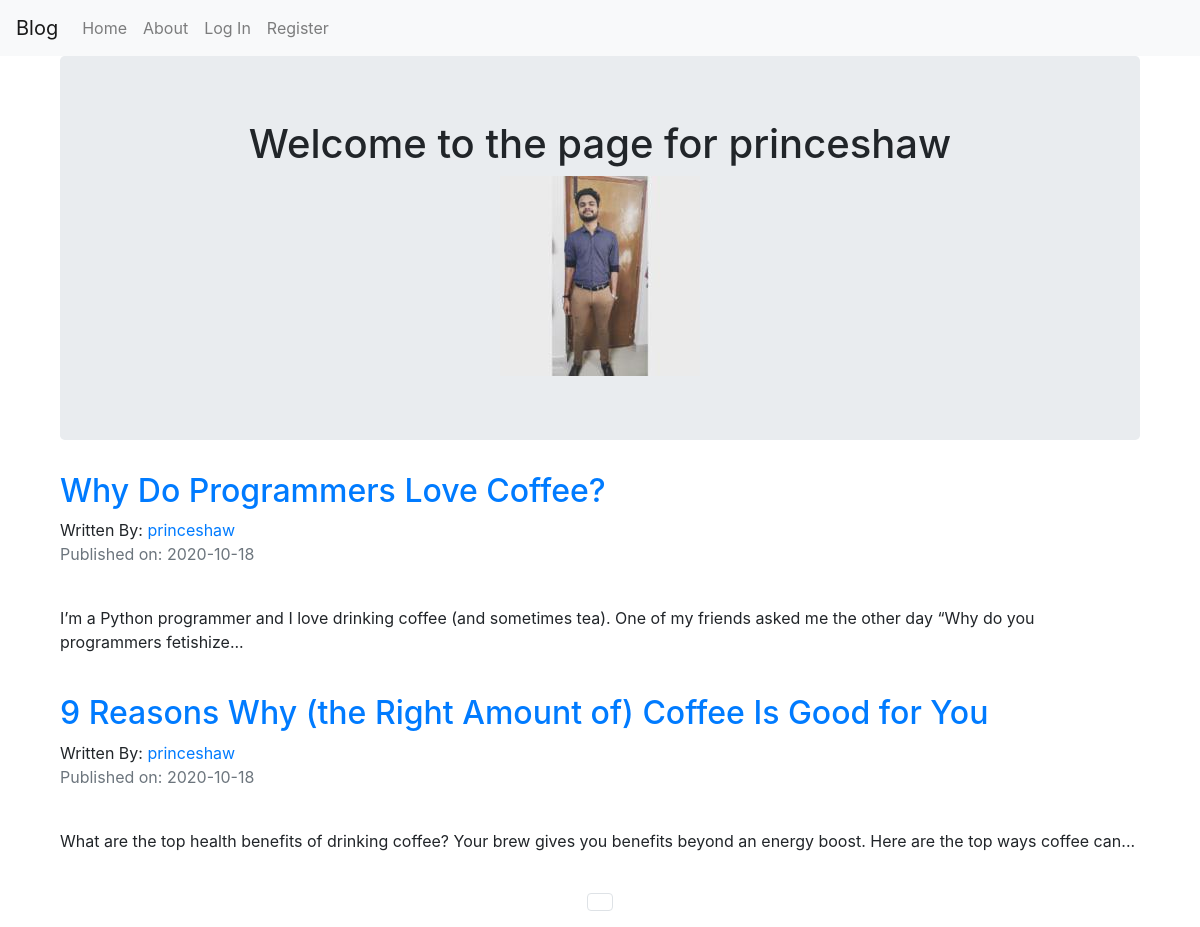
Page /princeshaw on the earlier database version.
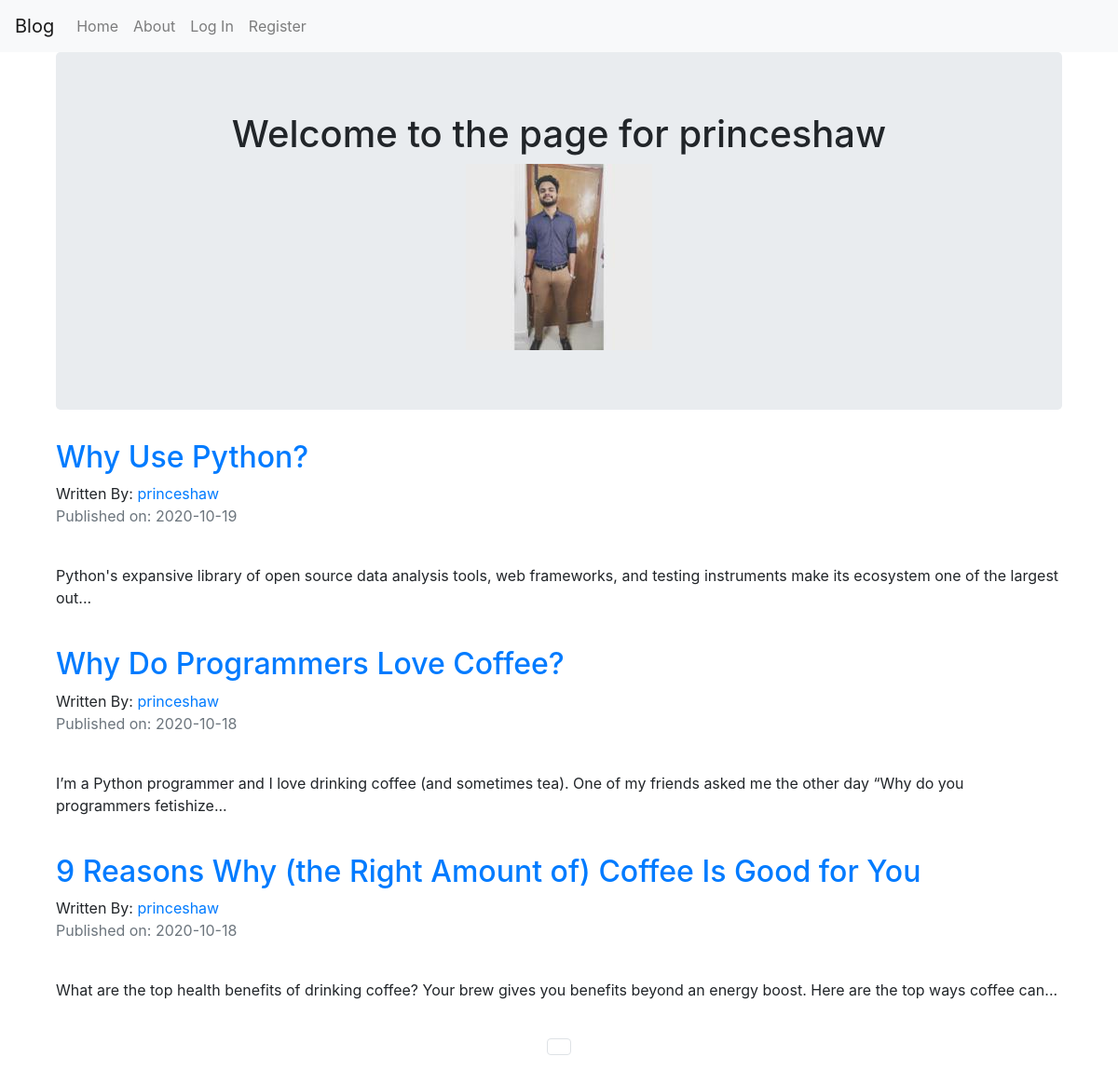
Same page on the later database version.
### companyblog/models.py (models this page shows, shortened)
class BlogPost(db.Model):
    user = db.relationship(User)
    id = db.Column(db.Integer,primary_key = True)
    user_id = db.Column(db.Integer,db.ForeignKey('users.id'),nullable = False)
    date = db.Column(db.DateTime,nullable = False,default = datetime.utcnow)
    title = db.Column(db.String(140),nullable=False)
    text = db.Column(db.Text,nullable=False)

class User(db.Model,UserMixin):
    __tablename__ = 'users'
    id = db.Column(db.Integer,primary_key = True)
    profile_image = db.Column(db.String(20),nullable = False,default='default_profile.png')
    email = db.Column(db.String(64),unique = True, index = True)
    username = db.Column(db.String(64),unique = True,index=True)
    password_hash = db.Column(db.String(128))
    posts = db.relationship('BlogPost',backref = 'author',lazy = True)

### companyblog/users/views.py (the view)
@users.route('/<username>')
def user_posts(username):
    page = request.args.get('page',1,type=int)
    user = User.query.filter_by(username=username).first_or_404()
    blog_posts = BlogPost.query.filter_by(author=user).order_by(BlogPost.date.desc()).paginate(page=page,per_page=5)
    return render_template('user_blog_posts.html',blog_posts=blog_posts,user=user)

### companyblog/templates/user_blog_posts.html
{% extends "base.html" %}
{% block content %}
<div class="container">
    <div class="jumbotron">
        <div align="center">
            <h1>Welcome to the page for {{ user.username }}</h1>
            <img src="{{url_for('static',filename='profile_pics/'+user.profile_image) }}">
        </div>
    </div>
</div>
<div class="container">
{% for post in blog_posts.items %}
<h2><a href="{{ url_for('blog_posts.blog_post', blog_post_id=post.id) }}">{{ post.title }}</a></h2>
Written By: <a href="{{url_for('users.user_posts',username=post.author.username)}}">{{post.author.username}}</a>
    <p class="text-muted">Published on: {{post.date.strftime("%Y-%m-%d")}}</p>
    <br>
    <p>{{post.text | truncate(150)}}</p>
    <br>
{% endfor %}
</div>
<nav aria-label="Page navigation example">
    <ul class="pagination justify-content-center">
      {% for page_num in blog_posts.iter_pages(left_edge=1,right_edge=1,left_current=1,right_current=2) %}
        {% if blog_posts.page==page_num %}
        <li class='page-item disabled'>
            <a class="page-link" href="{{url_for('users.user_posts',username=user.username,page=page_num)}}"></a>
        </li>
        {% else %}
        <li class='page-item'>
            <a class="page-link" href="{{url_for('users.user_posts',username=user.username,page=page_num)}}"></a>
        </li>
        {% endif %}
      {% endfor %}
    </ul>
  </nav>
{% endblock %}

Differences in the rows shown:
added BlogPost: title "Why Use Python?", author.username "princeshaw", date "2020-10-19", text "Python's expansive library of open source data analysis tools, web frameworks, and testing instruments make its ecosystem one of the largest out..."
